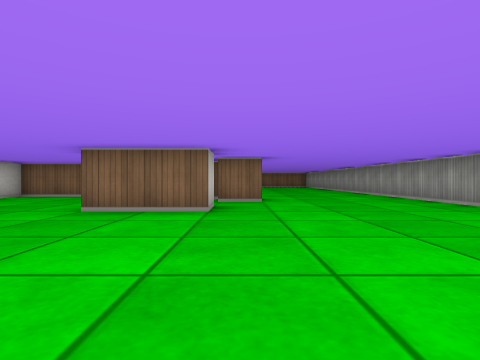
View 1 (above)

16 first-person views from a walk through a cub3D level. The camera is about half as high as the walls, looks level and sees 80° across. The floor is counted in squares. Each view is taken from the middle of a square. On the plan, view 1 faces up. The plan holds only what a view shows up to about 9 squares ahead; the rest is blank.

View 2
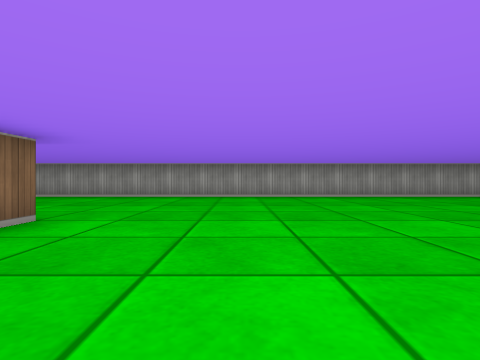

View 3
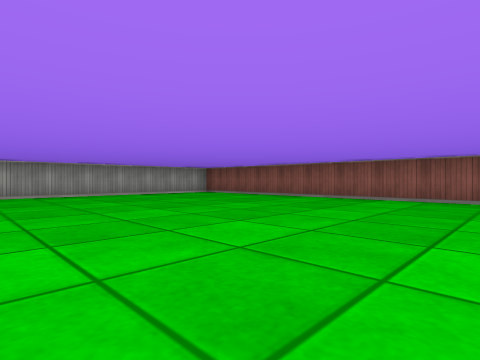

View 4
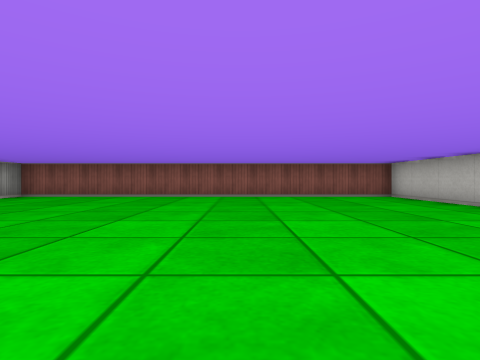

View 5
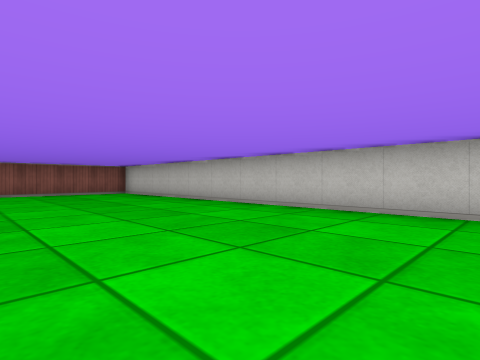

View 6
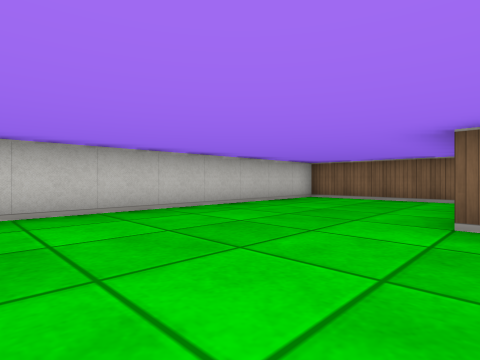

View 7
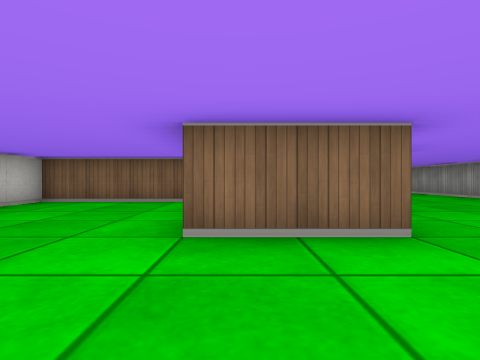

View 8
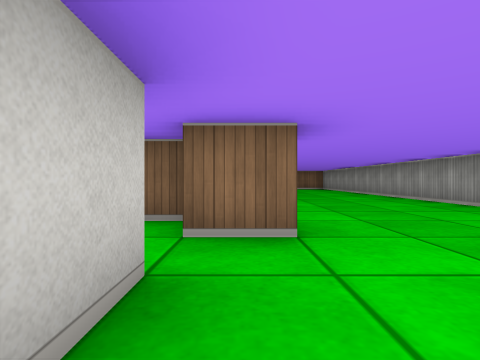

View 9
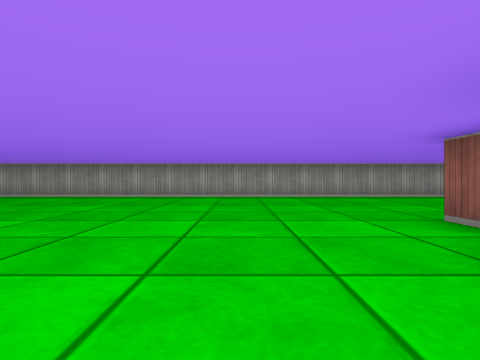

View 10
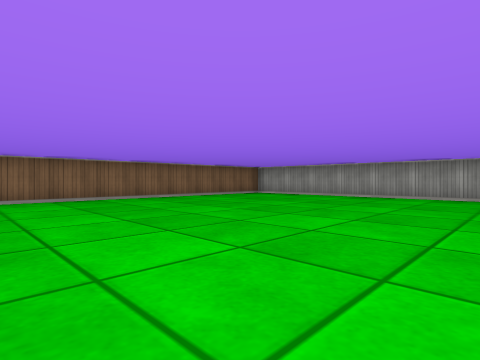

View 11
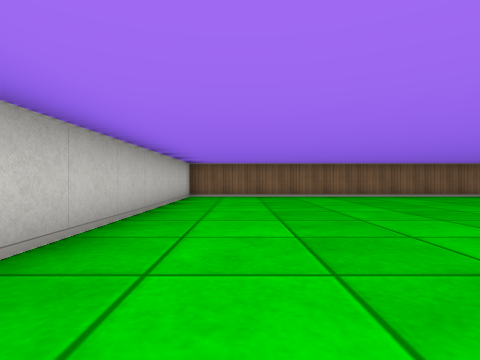

View 12
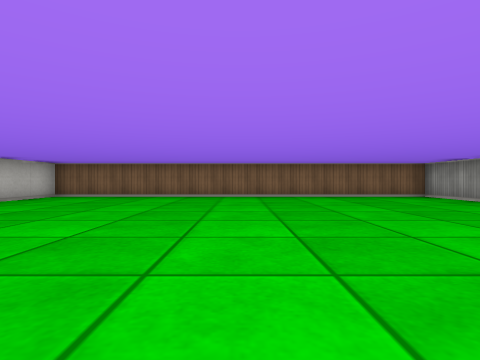

View 13
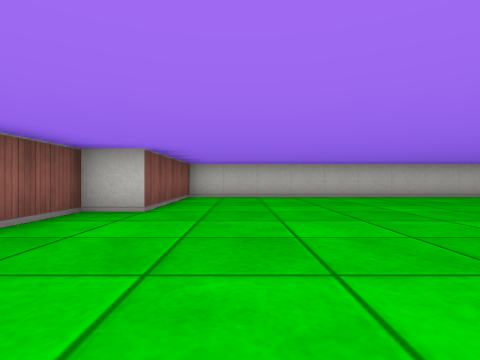

View 14
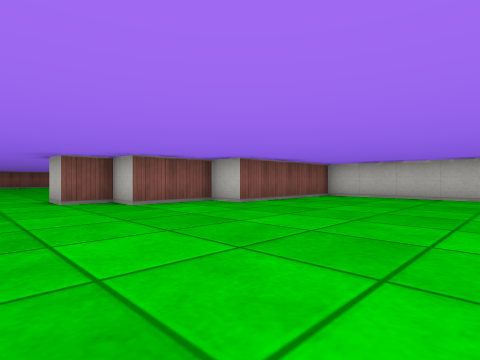

View 15
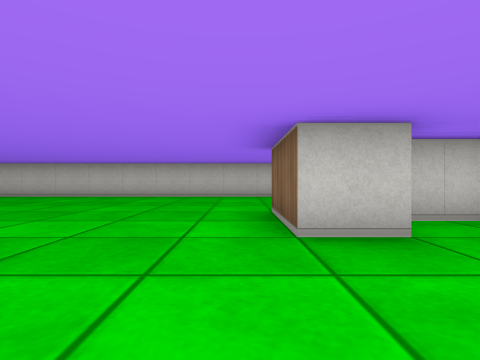

View 16
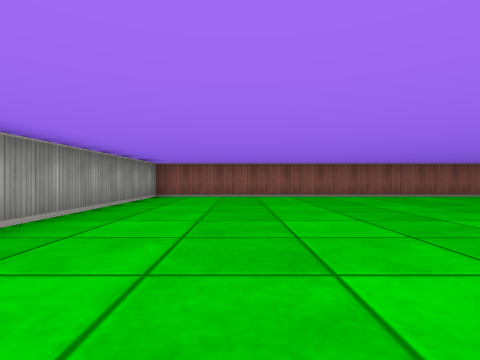

### Floor plan
Points are (right, up) in squares from view 1. A wall is a line through its corners. A room is listed if a view was taken in it or the views show most of it. See-through windows are left out.
Room 1 (views 1, 2, 3, 4, 5, 6, 7, 8, 9, 10, 11, 12, 13, 14, 15, 16)
walls: (-0.5, 5.5) (-0.5, 4.5) (-2.5, 4.5); (-1.5, 7) (-1.5, 6); (-0.5, 7.5) (-1.2, 7.5); (-3, 8.5) (-6.5, 8.5) (-6.5, -7.5) (4.5, -7.5) (4.5, 19.5) (-6.5, 19.5) (-6.5, 9.5) (-2.5, 9.5) (-2.5, 8.5) (-0.5, 8.5) (-0.5, 7.5) (0.5, 7.5) (0.5, 6.5) (-0.5, 6.5)

Positions as (right, up) in squares from view 1, and headings:
1: (0, 0), facing up
2: (-4, 2), facing right
3: (-5, 0), facing down-right
4: (-2, 1), facing down
5: (-2, 3), facing down-left
6: (-2, 1), facing up-left
7: (-2, 2), facing up
8: (0, 4), facing up
9: (-4, 11), facing right
10: (-4, 12), facing up-right
11: (-5, 11), facing up
12: (-1, 11), facing up
13: (2, 11), facing left
14: (2, 14), facing down-left
15: (2, 4), facing left
16: (2, 1), facing down
